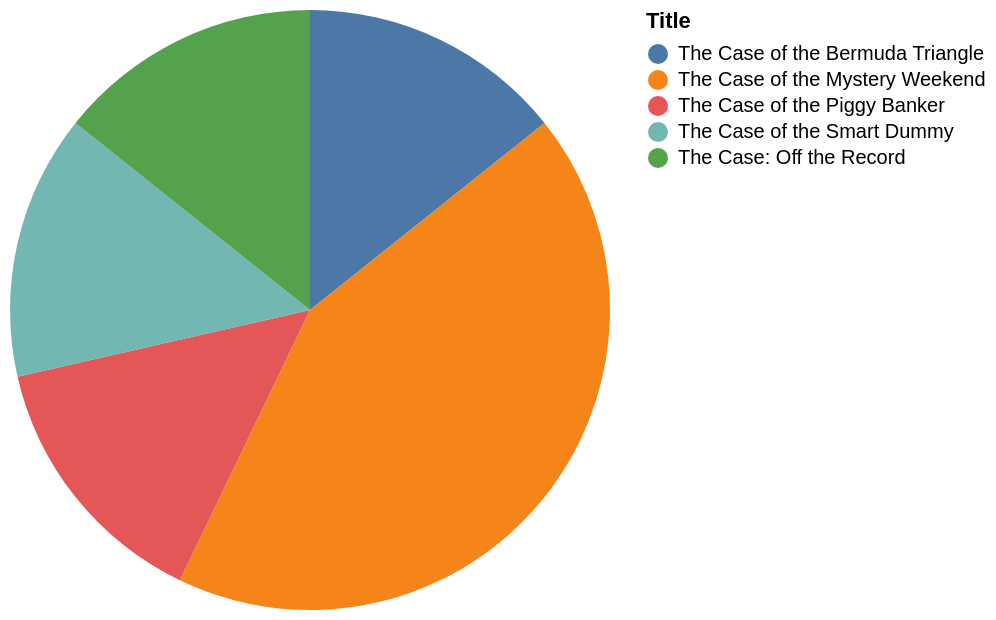

Here is the Vega-Lite specification saved for this chart:
### Vega-Lite specification from a JSON file in a GitHub repository (floating-point values rounded to 4 significant figures)
{"data": {"values": [{"x_data": "The Case of the Bermuda Triangle", "y_data": 1}, {"x_data": "The Case of the Mystery Weekend", "y_data": 3}, {"x_data": "The Case of the Piggy Banker", "y_data": 1}, {"x_data": "The Case of the Smart Dummy", "y_data": 1}, {"x_data": "The Case: Off the Record", "y_data": 1}]}, "mark": "arc", "encoding": {"theta": {"field": "y_data", "type": "quantitative", "title": "COUNT(Title)"}, "color": {"field": "x_data", "type": "nominal", "title": "Title"}}}
